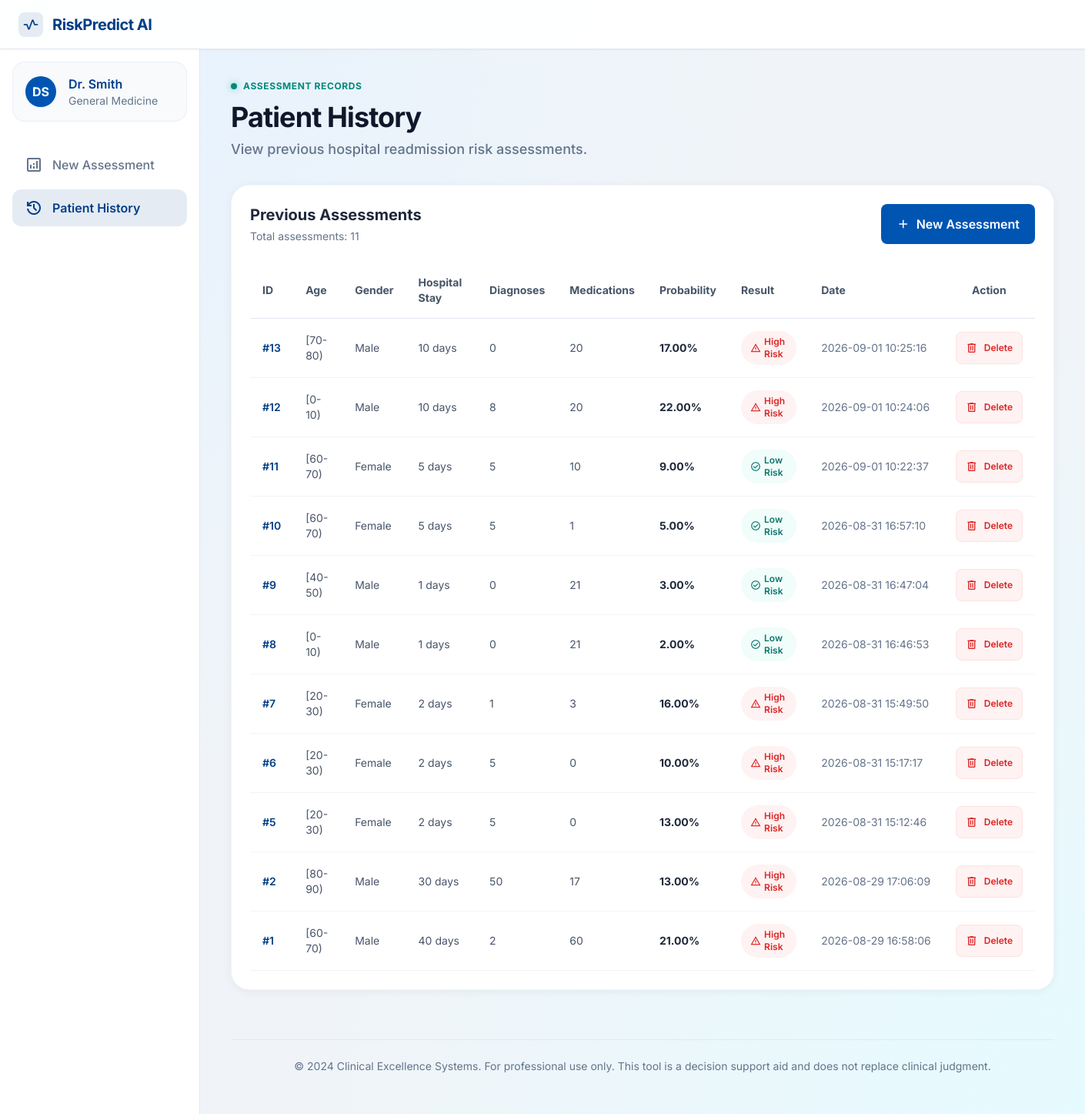
The app's page /history with its own data.
### tables this page shows
CREATE TABLE patient_predictions (

    id INTEGER PRIMARY KEY AUTOINCREMENT,

    admission_type_id INTEGER,
    time_in_hospital INTEGER,
    num_lab_procedures INTEGER,
    num_procedures INTEGER,
    num_medications INTEGER,
    number_outpatient INTEGER,
    number_emergency INTEGER,
    number_inpatient INTEGER,
    number_diagnoses INTEGER,

    race TEXT,
    gender TEXT,
    age TEXT,

    max_glu_serum TEXT,
    A1Cresult TEXT,
    insulin TEXT,
    change_medication TEXT,
    diabetesMed TEXT,

    prediction TEXT,
    probability REAL,

    created_at TIMESTAMP DEFAULT CURRENT_TIMESTAMP
);

### app.py (the view)
@app.route("/history")
def history():
    conn = get_db_connection()
    patients = conn.execute("""
        SELECT *
        FROM patient_predictions
        ORDER BY created_at DESC
    """).fetchall()
    conn.close()
    return render_template(
        "history.html",
        patients=patients
    )

### app.py (called while the page is built)
def get_db_connection():
    base_dir = os.path.dirname(os.path.abspath(__file__))
    database_dir = os.path.join(base_dir, "database")
    os.makedirs(database_dir, exist_ok=True)
    db_path = os.path.join(database_dir, "hospital.db")
    conn = sqlite3.connect(db_path)
    conn.row_factory = sqlite3.Row
    return conn

### templates/history.html (shortened to what this page needs)
<!DOCTYPE html>
<html class="light" lang="en">
<head>
<script src="https://cdn.tailwindcss.com?plugins=forms,container-queries"></script>
</head>
<body class="text-on-surface font-sans min-h-screen antialiased">
<header
    class="fixed top-0 left-0 w-full z-50 flex justify-between items-center px-6 h-16 bg-white/95 backdrop-blur-md border-b border-outline-variant shadow-sm"
>
    <div class="flex items-center gap-3">
        <div class="w-8 h-8 rounded-lg bg-primary/10 flex items-center justify-center">
            <span class="material-symbols-outlined text-primary font-bold text-xl">
            </span>
        </div>
        <span class="text-xl font-bold text-primary tracking-tight">
            RiskPredict AI
        </span>
    </div>
</header>
<div class="flex pt-16">
<aside
    class="fixed left-0 top-16 h-[calc(100vh-64px)] w-[260px] p-4 flex flex-col bg-white border-r border-outline-variant hidden md:flex"
>
    <div class="mb-8 p-4 bg-slate-50 rounded-2xl flex items-center gap-4 border border-outline-variant/50">
        <div class="w-10 h-10 rounded-full bg-primary-container text-white flex items-center justify-center font-bold shadow-sm">
            DS
        </div>
        <div>
            <h3 class="font-semibold text-primary">
                Dr. Smith
            </h3>
            <p class="text-sm text-on-surface-variant">
                General Medicine
            </p>
        </div>
    </div>
    <nav class="flex-1 flex flex-col gap-2">
        <a
            href="/"
            class="flex items-center gap-3 px-4 py-3 rounded-xl text-on-surface-variant hover:bg-slate-50 hover:text-primary transition-all"
        >
            <span class="material-symbols-outlined">
            </span>
            <span class="font-medium">
                New Assessment
            </span>
        </a>
        <a
            href="/history"
            class="flex items-center gap-3 px-4 py-3 rounded-xl bg-primary/10 text-primary font-semibold"
        >
            <span
                class="material-symbols-outlined"
                style="font-variation-settings: 'FILL' 1;"
            >
            </span>
            <span>
                Patient History
            </span>
        </a>
    </nav>
</aside>
<main
    class="flex-1 ml-0 md:ml-[260px] p-6 lg:p-10 w-full max-w-7xl mx-auto"
>
    <div class="mb-8">
        <div class="flex items-center gap-2 mb-3">
            <span
                class="w-2 h-2 rounded-full bg-success shadow-[0_0_8px_rgba(16,185,129,0.6)]"
            ></span>
            <span class="text-xs font-bold text-success uppercase tracking-wider">
                Assessment Records
            </span>
        </div>
        <h1 class="text-3xl md:text-4xl font-bold text-[#0f172a] mb-2 tracking-tight">
            Patient History
        </h1>
        <p class="text-lg text-slate-500 font-medium">
            View previous hospital readmission risk assessments.
        </p>
    </div>
    <div
        class="bg-white rounded-3xl p-6 card-shadow border border-slate-100 overflow-hidden"
    >
        <div class="flex items-center justify-between mb-6">
            <div>
                <h2 class="text-xl font-bold text-slate-800">
                    Previous Assessments
                </h2>
                <p class="text-sm text-slate-500 mt-1">
                    Total assessments:
                    {{ patients|length }}
                </p>
            </div>
            <a
                href="/"
                class="px-5 py-3 bg-[#0055b3] text-white font-semibold rounded-lg hover:bg-[#003e87] transition-all flex items-center gap-2"
            >
                <span class="material-symbols-outlined text-lg">
                </span>
                New Assessment
            </a>
        </div>
        {% if patients %}
        <div class="overflow-x-auto">
            <table class="w-full text-sm">
                <thead>
                    <tr class="border-b border-slate-200 text-left">
                        <th class="px-4 py-4 font-bold text-slate-600">
                            ID
                        </th>
                        <th class="px-4 py-4 font-bold text-slate-600">
                            Age
                        </th>
                        <th class="px-4 py-4 font-bold text-slate-600">
                            Gender
                        </th>
                        <th class="px-4 py-4 font-bold text-slate-600">
                            Hospital Stay
                        </th>
                        <th class="px-4 py-4 font-bold text-slate-600">
                            Diagnoses
                        </th>
                        <th class="px-4 py-4 font-bold text-slate-600">
                            Medications
                        </th>
                        <th class="px-4 py-4 font-bold text-slate-600">
                            Probability
                        </th>
                        <th class="px-4 py-4 font-bold text-slate-600">
                            Result
                        </th>
                        <th class="px-4 py-4 font-bold text-slate-600">
                            Date
                        </th>
                        <th class="px-4 py-4 font-bold text-slate-600 text-center">
                            Action
                        </th>
                    </tr>
                </thead>
                <tbody>
                    {% for patient in patients %}
                    <tr
                        class="border-b border-slate-100 hover:bg-slate-50 transition-colors"
                    >
                        <td class="px-4 py-4 font-semibold text-primary">
                            #{{ patient['id'] }}
                        </td>
                        <td class="px-4 py-4 text-slate-600">
                            {{ patient['age'] }}
                        </td>
                        <td class="px-4 py-4 text-slate-600">
                            {{ patient['gender'] }}
                        </td>
                        <td class="px-4 py-4 text-slate-600">
                            {{ patient['time_in_hospital'] }} days
                        </td>
                        <td class="px-4 py-4 text-slate-600">
                            {{ patient['number_diagnoses'] }}
                        </td>
                        <td class="px-4 py-4 text-slate-600">
                            {{ patient['num_medications'] }}
                        </td>
                        <td class="px-4 py-4">
                            <span class="font-bold text-slate-800">
                                {{ "%.2f"|format(patient['probability']) }}%
                            </span>
                        </td>
                        <td class="px-4 py-4">
                            {% if patient['prediction'] == 'High Risk of Readmission' %}
                            <span
                                class="inline-flex items-center gap-1 px-3 py-1.5 rounded-full bg-red-50 text-red-600 font-semibold text-xs"
                            >
                                <span class="material-symbols-outlined text-sm">
                                </span>
                                High Risk
                            </span>
                            {% else %}
                            <span
                                class="inline-flex items-center gap-1 px-3 py-1.5 rounded-full bg-teal-50 text-teal-700 font-semibold text-xs"
                            >
                                <span class="material-symbols-outlined text-sm">
                                </span>
                                Low Risk
                            </span>
                            {% endif %}
                        </td>
                        <td class="px-4 py-4 text-slate-500 whitespace-nowrap">
                            {{ patient['created_at'] }}
                        </td>
                        <td class="px-4 py-4 text-center">
                            <form
                                action="/delete/{{ patient['id'] }}"
                                method="POST"
                                onsubmit="return confirm('Are you sure you want to delete this assessment?');"
                            >
                                <button
                                    type="submit"
                                    class="inline-flex items-center justify-center gap-2 px-3 py-2 bg-red-50 text-red-600 border border-red-100 rounded-lg font-semibold text-xs hover:bg-red-600 hover:text-white transition-all"
                                    title="Delete assessment"
                                >
                                    <span class="material-symbols-outlined text-base">
                                    </span>
                                    Delete
                                </button>
                            </form>
                        </td>
                    </tr>
                    {% endfor %}
                </tbody>
            </table>
        </div>
        {% endif %}
    </div>
    <footer class="mt-16 py-6 border-t border-slate-200">
        <p class="text-sm text-slate-500 text-center">
            © 2024 Clinical Excellence Systems.
            For professional use only.
            This tool is a decision support aid and does not replace clinical judgment.
        </p>
    </footer>
</main>
</div>
</body>
</html>

### templates/history.html (style rules this page uses)
body { background-color: #f0f4f8; background-image: radial-gradient( at 0% 0%, hsla(210, 100%, 95%, 1) 0, transparent 50% ), radial-gradient( at 100% 100%, hsla(190, 100%, 95%, 1) 0, transparent 50% ); background-attachment: fixed; }
.material-symbols-outlined { font-variation-settings: "FILL" 0, "wght" 400, "GRAD" 0, "opsz" 24; }
.card-shadow { box-shadow: 0 2px 12px rgba(0, 0, 0, 0.05); }

### records on screen
patient_predictions: id "13", age "[70-80)", gender "Male", time_in_hospital "10", number_diagnoses "0", num_medications "20", probability "17.00", shows "High Risk", created_at "2026-09-01 10:25:16"
patient_predictions: id "12", age "[0-10)", gender "Male", time_in_hospital "10", number_diagnoses "8", num_medications "20", probability "22.00", shows "High Risk", created_at "2026-09-01 10:24:06"
patient_predictions: id "11", age "[60-70)", gender "Female", time_in_hospital "5", number_diagnoses "5", num_medications "10", probability "9.00", shows "Low Risk", created_at "2026-09-01 10:22:37"
patient_predictions: id "10", age "[60-70)", gender "Female", time_in_hospital "5", number_diagnoses "5", num_medications "1", probability "5.00", shows "Low Risk", created_at "2026-08-31 16:57:10"
patient_predictions: id "9", age "[40-50)", gender "Male", time_in_hospital "1", number_diagnoses "0", num_medications "21", probability "3.00", shows "Low Risk", created_at "2026-08-31 16:47:04"
patient_predictions: id "8", age "[0-10)", gender "Male", time_in_hospital "1", number_diagnoses "0", num_medications "21", probability "2.00", shows "Low Risk", created_at "2026-08-31 16:46:53"
patient_predictions: id "7", age "[20-30)", gender "Female", time_in_hospital "2", number_diagnoses "1", num_medications "3", probability "16.00", shows "High Risk", created_at "2026-08-31 15:49:50"
patient_predictions: id "6", age "[20-30)", gender "Female", time_in_hospital "2", number_diagnoses "5", num_medications "0", probability "10.00", shows "High Risk", created_at "2026-08-31 15:17:17"
patient_predictions: id "5", age "[20-30)", gender "Female", time_in_hospital "2", number_diagnoses "5", num_medications "0", probability "13.00", shows "High Risk", created_at "2026-08-31 15:12:46"
patient_predictions: id "2", age "[80-90)", gender "Male", time_in_hospital "30", number_diagnoses "50", num_medications "17", probability "13.00", shows "High Risk", created_at "2026-08-29 17:06:09"
patient_predictions: id "1", age "[60-70)", gender "Male", time_in_hospital "40", number_diagnoses "2", num_medications "60", probability "21.00", shows "High Risk", created_at "2026-08-29 16:58:06"

### other values on screen
{{ patients|length }} "11"
